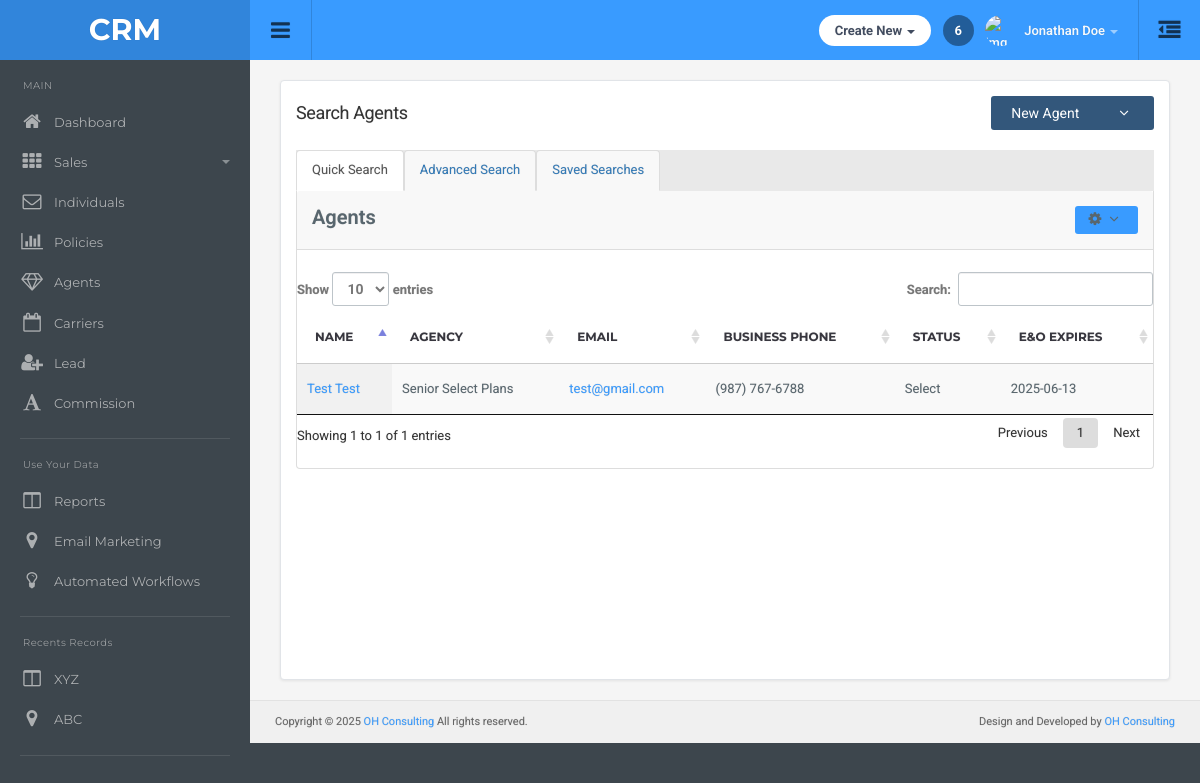
Page /search-agents/ on the committed database.
### main/models.py (models this page shows)
class Agent(models.Model):
    first_name = models.CharField(max_length=100)
    last_name = models.CharField(max_length=100,null=True,blank=True)
    business_phone = models.CharField(max_length=12,null=True,blank=True)
    ext = models.CharField(max_length=10,null=True,blank=True)
    email = models.EmailField(null=True,blank=True)
    agent_type = models.CharField(max_length=50,null=True,blank=True)
    status = models.CharField(max_length=50,null=True,blank=True)
    npn = models.CharField(max_length=100,null=True,blank=True)
    agency = models.ForeignKey(Agency,on_delete=models.CASCADE,related_name="agent_agency")
    agent_number = models.CharField(max_length=100,null=True,blank=True)

class Agency(models.Model):
    name = models.CharField(max_length=255,unique=True)
    business_phone = models.CharField(max_length=10, blank=True, null=True)
    ext = models.CharField(max_length=12, blank=True, null=True)

class Agent_EO(models.Model):
    agent = models.ForeignKey(Agent, on_delete=models.CASCADE , related_name='agent_eo')
    eo_required = models.BooleanField(default=False)
    eo_expiration_date = models.DateField(null=True,blank=True)
    eo_attachment = models.FileField(upload_to='agent_eo_attachments/', null=True, blank=True)
    created_at = models.DateTimeField(auto_now_add=True)

### main/views.py (the view)
# urls.py: path('search-agents/', views.search_agents, name='search_agents'),
def search_agents(request):
    agencies = Agency.objects.all()
    agents = Agent.objects.all()
    return render(request, 'agent/searchagency.html',{'agencies': agencies, 'agents': agents})

### main/templatetags/phone_filters.py (called while the page is built)
@register.filter
def format_phone(value):
    if value and len(value) == 10 and value.isdigit():
        return f"({value[0:3]}) {value[3:6]}-{value[6:]}"
    return value

### templates/agent/searchagency.html (shortened to what this page needs)
{% extends "dashboard/base.html" %}
{% load static %}
{% load phone_filters %}
{% block main-content %}
<div class="container-default">
    <div class="search-agents-container">
        <div class="page-header-row">
            <h1 class="page-title">Search Agents</h1>
            <div class="btn-group">
                <button type="button" class="btn btn-primary" data-toggle="modal" data-target="#newAgentModal">
                    New Agent
                </button>
                <button type="button" class="btn btn-primary dropdown-toggle" data-toggle="dropdown" aria-haspopup="true" aria-expanded="false">
                    <i class="fa fa-angle-down"></i>
                </button>
            </div>
        </div>
        <ul class="nav nav-tabs">
            <li class="active"><a href="{% url 'search_agents' %}">Quick Search</a></li>
            <li><a href="{% url 'advanced_search' %}">Advanced Search</a></li>
            <li><a href="{% url 'saved_searches' %}">Saved Searches</a></li>
        </ul>
        <div class="agents-panel">
            <div class="panel-heading clearfix">
                <strong class="pull-left">Agents</strong>
                <div class="dropdown pull-right">
                    <button class="btn btn-sm btn-default dropdown-toggle" type="button" id="agentsDropdown" data-toggle="dropdown" aria-haspopup="true" aria-expanded="false">
                        <i class="fa fa-cog"></i> <i class="fa fa-angle-down"></i>
                    </button>
                </div>
            </div>
            <br>
            <div class="panel-body table-responsive">
                <table id="example0" class="table display">
                    <thead>
                        <tr>
                            <th>Name</th>
                            <th>Agency</th>
                            <th>Email</th>
                            <th>Business Phone</th>
                            <th>Status</th>
                            <th>E&O Expires</th>
                        </tr>
                    </thead>
                    <tbody>
                        {% for i in agents %}
                        <tr>
                          <td><a href="{% url 'agent_detail' i.id %}?tab=detail">{{i.first_name}} {{i.last_name}}</a></td>
                            <td>{{i.agency.name}}</td>
                            <td><a href="mailto:{{i.email}}">{{i.email}}</a></td>
                            <td>{{i.business_phone|format_phone}}</td>
                            <td>{{i.status}}</td>
                            <td>{% if i.agent_eo.all %}
                                {{ i.agent_eo.all.0.eo_expiration_date|date:"Y-m-d" }}
                            {% else %}
                                No E&O
                            {% endif %}</td>
                        </tr>
                        {% endfor %}
                    </tbody>
                </table>
            </div>
        </div>
    </div>
</div>
{% endblock %}

### static/css/style.css (style rules this page uses)
body { background: #3d464d; color: #58666e; margin: 0; line-height: 1.7em; font-size: 13px; font-family: 'Roboto',sans-serif; outline: 0; text-Shadow: 0 0 1px rgba(0,0,0,0.2) }
a { color: #399bff; text-decoration: none }
b,strong { font-weight: 600 }
.container-default { padding: 0 }
h1,h2,h3,h4,h5,h6,.h1,.h2,.h3,.h4,.h5,.h6 { font-family: inherit; font-weight: 400; line-height: 1.6; color: #37363e }
h1,.h1,h2,.h2,h3,.h3 { margin-top: 20px; margin-bottom: 10px; letter-spacing: -0.02em }
h1,.h1 { font-size: 2.25em }
.btn { font-size: 14px; padding: 7px 20px 7px 20px; border: none; background: #e4e4e4; color: inherit; border-radius: 3px }
.btn-sm { font-size: 12px; padding: 5px 14px }
.btn .fa { font-size: 15px; margin-right: 5px }
.btn-default { background-color: #399bff; color: #fff }
.btn-primary { background-color: #33577b; color: #fff }
.nav-tabs { border-bottom: none; background: #E9E9E9; padding: 0 }
.nav-tabs>li { float: left; margin-bottom: -1px; margin-right: -2px }
.nav-tabs>li>a { margin-right: 2px; line-height: 1.42857143; color: inherit; border: none; border-radius: 0 }
.nav-tabs>li.active>a,.nav-tabs>li.active>a:hover,.nav-tabs>li.active>a:focus { color: #555; cursor: default; background-color: #fff; border: none; border-bottom-color: transparent }
.panel-body,.panel-heading { padding: 0; color: inherit; background-color: transparent; border-color: none }
.panel-heading { background: transparent; border-bottom: transparent }
.panel-heading { font-size: 20px; padding-bottom: 15px; font-weight: 300 }
.table { margin: 0 }
thead { font-weight: 600; font-family: 'Montserrat',sans-serif; text-transform: uppercase; font-size: 12px; color: #37363e }
table td { display: table-cell; vertical-align: middle }
.table>thead>tr>th,.table>tbody>tr>th,.table>tfoot>tr>th,.table>thead>tr>td,.table>tbody>tr>td,.table>tfoot>tr>td { padding: 15px; line-height: 1.7 }

### templates/agent/searchagency.html (style rules this page uses)
.search-agents-container { background-color: #fff; padding: 15px; border-radius: 4px; box-shadow: 0 1px 3px rgba(0,0,0,0.08); border: 1px solid #e1e4e8; margin-bottom: 20px; min-height: calc(100vh - 200px); }
.page-header-row { display: flex; justify-content: space-between; align-items: center; margin-bottom: 20px; flex-wrap: wrap; }
.page-title { margin: 0; font-size: 1.8rem; color: #333; }
.nav-tabs { border-bottom: none; padding-left: 0; margin-bottom: 0; list-style: none; }
.nav-tabs > li { float: left; margin-bottom: 0; }
.nav-tabs > li > a { margin-right: 2px; line-height: 1.42857143; border: 1px solid transparent; border-radius: 4px 4px 0 0; padding: 10px 15px; color: #337ab7; text-decoration: none; background-color: #f8f8f8; border-color: #ddd #ddd transparent; }
.nav-tabs > li.active > a, .nav-tabs > li.active > a:hover, .nav-tabs > li.active > a:focus { color: #555; cursor: default; background-color: #fff; border: 1px solid #ddd; border-bottom-color: transparent; margin-bottom: -1px; }
.agents-panel { border: 1px solid #ddd; border-radius: 0 0 4px 4px; background: #fff; border-top: none; }
.panel-heading { padding: 15px; background-color: #f8f8f8; border-bottom: 1px solid #ddd; }
.table-responsive { width: 100%; overflow-x: auto; margin-bottom: 20px; }

### rows in the picture
Agent: first_name "Test", last_name "Test", agency.name "Senior Select Plans", email "test@gmail.com", business_phone "(987) 767-6788", status "Select", agent_eo.all.0.eo_expiration_date "2025-06-13"
